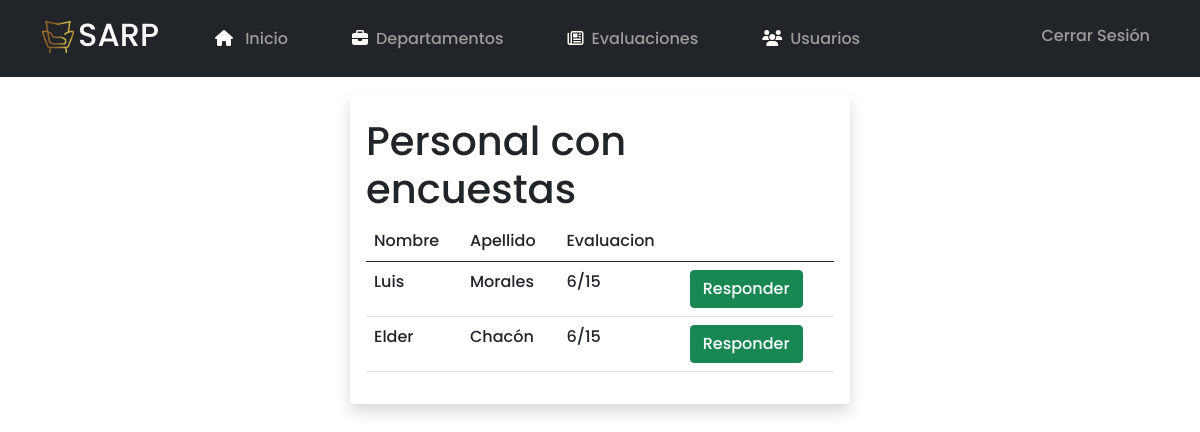
The page /evaluaciones/2/answer (signed in) on the database its author committed.
### Login/models.py (models this page shows, shortened)
class  Staff(models.Model):
    name = models.CharField(max_length=50)
    last_name = models.CharField(max_length=50)
    email = models.CharField(max_length=100)
    number = models.BigIntegerField()
    jobs = models.CharField(max_length=300)
    evaluation = models.CharField(max_length=50, null=True)
    management = models.ForeignKey(Department, on_delete=models.SET_NULL, null=True)

### Login/views.py (the view)
# urls.py: path('evaluaciones/<int:id>/answer', views.answer, name='answer'),
@login_required
def answer(request, id):
    eval = Evaluation.objects.get(pk=id)
    depart = eval.department.id
    staff = Staff.objects.filter(management = depart)
    return render(request, 'answer.html', {'staffs':staff, 'eval':eval})

### Login/templatetags/auth_extras.py (called while the page is built)
@register.filter(name='has_group')
def has_group(user, group_name):
    group = Group.objects.get(name=group_name)
    return True if group in user.groups.all() else False

### Login/templates/answer.html (shortened to what this page needs)
<!DOCTYPE html>
<html lang="en">
<head>
</head>
<body>
    {% extends 'base.html' %}
    {% block content %}
    <main class="container bg-light rounded mt-3 shadow p-3 mb-5 bg-body rounded" style="width: 500px;">
        <h1>Personal con encuestas</h1>
        <table class="table">
            <thead>
                <tr>
                    <th scope="col">Nombre</th>
                    <th scope="col">Apellido</th>
                    <th scope="col">Evaluacion</th>
                    <th></th>
                </tr>
            </thead>
            <tbody>
                {% for staff in staffs %}
                <tr>
                    <td>{{staff.name}}</td>
                    <td>{{staff.last_name}}</td>
                    <td>{{staff.evaluation}}</td>
                    <td><a class="btn btn-success" href="{% url 'test' id=eval.id id_staff=staff.id %}">Responder</a></td>
                </tr>
                {% endfor %}
            </tbody>
        </table>
    </main>
    {% endblock %}

### Login/static/styles/base.css (style rules this page uses)
body { background-image: url("fondo2.jpg"); background-size: cover; background-repeat: no-repeat; font-family: "Poppins-Medium"; }

### rows shown on the page
Staff: name "Luis", last_name "Morales", evaluation "6/15"
Staff: name "Elder", last_name "Chacón", evaluation "6/15"
